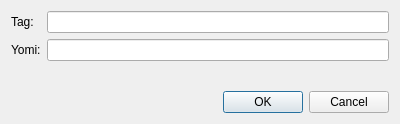
<?xml version="1.0" encoding="UTF-8"?>
<ui version="4.0">
 <class>TagInputDialog</class>
 <widget class="QDialog" name="TagInputDialog">
  <property name="geometry">
   <rect>
    <x>0</x>
    <y>0</y>
    <width>400</width>
    <height>124</height>
   </rect>
  </property>
  <property name="windowTitle">
   <string>Tag</string>
  </property>
  <layout class="QGridLayout" name="gridLayout">
   <item row="1" column="0">
    <widget class="QLabel" name="labelYomi">
     <property name="text">
      <string>Yomi:</string>
     </property>
     <property name="buddy">
      <cstring>lineYomi</cstring>
     </property>
    </widget>
   </item>
   <item row="0" column="1">
    <widget class="QLineEdit" name="lineTag"/>
   </item>
   <item row="1" column="1">
    <widget class="QLineEdit" name="lineYomi"/>
   </item>
   <item row="0" column="0">
    <widget class="QLabel" name="labelTag">
     <property name="text">
      <string>Tag:</string>
     </property>
     <property name="buddy">
      <cstring>lineTag</cstring>
     </property>
    </widget>
   </item>
   <item row="3" column="1">
    <widget class="QDialogButtonBox" name="buttonBox">
     <property name="orientation">
      <enum>Qt::Horizontal</enum>
     </property>
     <property name="standardButtons">
      <set>QDialogButtonBox::Cancel|QDialogButtonBox::Ok</set>
     </property>
    </widget>
   </item>
   <item row="2" column="1">
    <widget class="QLabel" name="labelWarn">
     <property name="palette">
      <palette>
       <active>
        <colorrole role="WindowText">
         <brush brushstyle="SolidPattern">
          <color alpha="255">
           <red>255</red>
           <green>0</green>
           <blue>4</blue>
          </color>
         </brush>
        </colorrole>
       </active>
       <inactive>
        <colorrole role="WindowText">
         <brush brushstyle="SolidPattern">
          <color alpha="255">
           <red>255</red>
           <green>0</green>
           <blue>4</blue>
          </color>
         </brush>
        </colorrole>
       </inactive>
       <disabled>
        <colorrole role="WindowText">
         <brush brushstyle="SolidPattern">
          <color alpha="255">
           <red>107</red>
           <green>102</green>
           <blue>126</blue>
          </color>
         </brush>
        </colorrole>
       </disabled>
      </palette>
     </property>
     <property name="text">
      <string/>
     </property>
    </widget>
   </item>
  </layout>
 </widget>
 <tabstops>
  <tabstop>lineTag</tabstop>
  <tabstop>lineYomi</tabstop>
 </tabstops>
 <resources/>
 <connections>
  <connection>
   <sender>buttonBox</sender>
   <signal>accepted()</signal>
   <receiver>TagInputDialog</receiver>
   <slot>accept()</slot>
   <hints>
    <hint type="sourcelabel">
     <x>259</x>
     <y>96</y>
    </hint>
    <hint type="destinationlabel">
     <x>157</x>
     <y>123</y>
    </hint>
   </hints>
  </connection>
  <connection>
   <sender>buttonBox</sender>
   <signal>rejected()</signal>
   <receiver>TagInputDialog</receiver>
   <slot>reject()</slot>
   <hints>
    <hint type="sourcelabel">
     <x>327</x>
     <y>102</y>
    </hint>
    <hint type="destinationlabel">
     <x>286</x>
     <y>123</y>
    </hint>
   </hints>
  </connection>
 </connections>
</ui>
